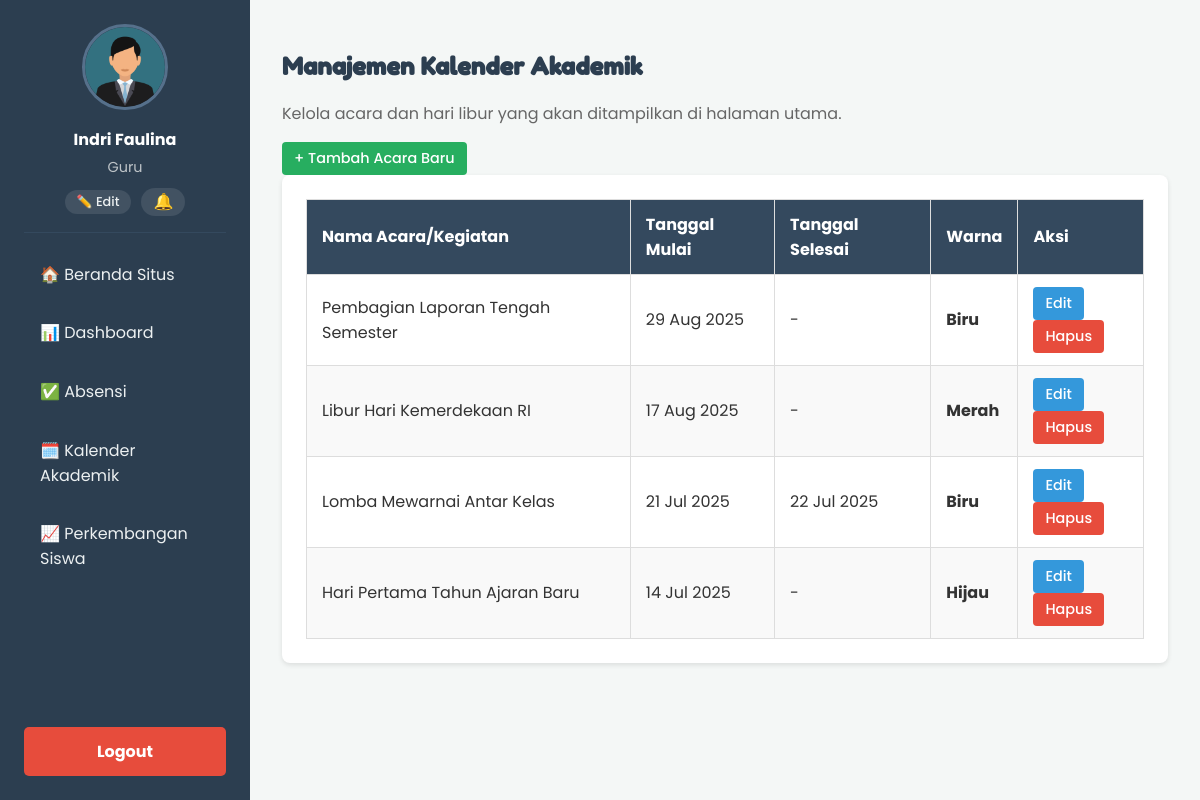
/guru/manajemen_kalender.php (signed in), run on the app's committed database.
### tables this page shows
CREATE TABLE `kalender_akademik` (
  `id_event` int(11) NOT NULL,
  `tanggal_mulai` date NOT NULL,
  `tanggal_selesai` date DEFAULT NULL,
  `nama_event` varchar(255) NOT NULL,
  `keterangan` text DEFAULT NULL,
  `warna_event` varchar(20) NOT NULL DEFAULT 'biru',
  `id_guru` int(11) NOT NULL
);

### guru/manajemen_kalender.php (the view)
<?php
include 'template_header.php';
require_once '../config.php';
?>
<div class="admin-content-header">
    <h2>Manajemen Kalender Akademik</h2>
    <p>Kelola acara dan hari libur yang akan ditampilkan di halaman utama.</p>
</div>
<div class="admin-content-body">
    <div class="action-bar">
        <a href="form_kalender.php" class="btn-aksi btn-simpan">+ Tambah Acara Baru</a>
    </div>
    <div class="table-container">
        <table class="table-data">
            <thead>
                <tr>
                    <th>Nama Acara/Kegiatan</th>
                    <th>Tanggal Mulai</th>
                    <th>Tanggal Selesai</th>
                    <th>Warna</th>
                    <th style="width: 15%;">Aksi</th>
                </tr>
            </thead>
            <tbody>
                <?php
                $result = $conn->query("SELECT * FROM kalender_akademik ORDER BY tanggal_mulai DESC");
                if ($result->num_rows > 0) {
                    while($row = $result->fetch_assoc()) {
                        echo "<tr>";
                        echo "<td>" . htmlspecialchars($row['nama_event']) . "</td>";
                        echo "<td>" . date('d M Y', strtotime($row['tanggal_mulai'])) . "</td>";
                        echo "<td>" . ($row['tanggal_selesai'] ? date('d M Y', strtotime($row['tanggal_selesai'])) : '-') . "</td>";
                        echo "<td><span style='color:" . htmlspecialchars($row['warna_event']) . "; font-weight:bold;'>" . ucfirst($row['warna_event']) . "</span></td>";
                        echo "<td>
                                <a href='form_kalender.php?id=" . $row['id_event'] . "' class='btn-aksi btn-detail'>Edit</a>
                                <a href='hapus_kalender.php?id=" . $row['id_event'] . "' class='btn-aksi btn-hapus' onclick='return confirm(\"Yakin ingin menghapus acara ini?\");'>Hapus</a>
                              </td>";
                        echo "</tr>";
                    }
                } else {
                    echo "<tr><td colspan='5' style='text-align:center;'>Belum ada acara yang ditambahkan.</td></tr>";
                }
                ?>
            </tbody>
        </table>
    </div>
</div>
<?php include 'template_footer.php'; ?>

### css/admin.css (style rules this page uses)
body { font-family: 'Poppins', sans-serif; margin: 0; background-color: #f4f7f6; color: #333; }
.admin-content-header h2 { font-family: 'Fredoka One', cursive; text-align: left; color: #2c3e50; }
.admin-content-header p { color: #666; margin-top: 0; }
.table-container { background-color: #fff; padding: 1.5rem; border-radius: 8px; box-shadow: 0 2px 5px rgba(0, 0, 0, .1); overflow-x: auto; }
.table-data { width: 100%; border-collapse: collapse; }
.table-data td, .table-data th { padding: 12px 15px; border: 1px solid #ddd; text-align: left; vertical-align: middle; }
.table-data thead { background-color: #34495e; color: #fff; }
.table-data tbody tr:nth-child(even) { background-color: #f9f9f9; }
.btn-aksi { display:inline-block;padding:6px 12px;margin-right:5px;border-radius:4px;color:#fff;text-decoration:none;font-size:.9rem;text-align:center;border:none;cursor:pointer;font-weight:500 }
.btn-detail { background-color:#3498db }
.btn-hapus { background-color:#e74c3c }
.btn-simpan { background-color:#27ae60 }

### data on the page
kalender_akademik: nama_event "Pembagian Laporan Tengah Semester", tanggal_mulai "29 Aug 2025", warna_event "Biru"
kalender_akademik: nama_event "Libur Hari Kemerdekaan RI", tanggal_mulai "17 Aug 2025", warna_event "Merah"
kalender_akademik: nama_event "Lomba Mewarnai Antar Kelas", tanggal_mulai "21 Jul 2025", tanggal_selesai "22 Jul 2025", warna_event "Biru"
kalender_akademik: nama_event "Hari Pertama Tahun Ajaran Baru", tanggal_mulai "14 Jul 2025", warna_event "Hijau"

### other printed values
$_SESSION['guru_nama'] "Indri Faulina"
